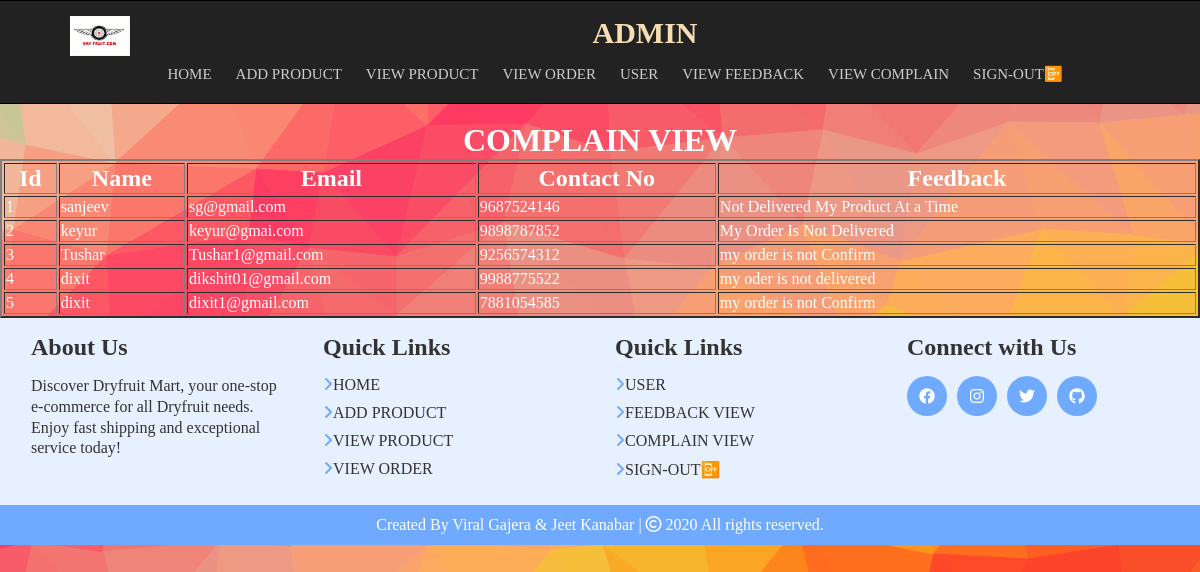
The page /admin/complaindisp.php (signed in) on the database its author committed.
### tables this page shows
CREATE TABLE `complain` (
  `id` int(11) NOT NULL,
  `name` varchar(50) NOT NULL,
  `email` varchar(50) NOT NULL,
  `cno` varchar(15) NOT NULL,
  `comment` varchar(500) NOT NULL
);

### admin/complaindisp.php (the view, shortened to what this page needs)
<?php
	include("header.php");
	echo "<br><body background='image/background.svg'><font color=white><h1 align=center>COMPLAIN VIEW</h1></font>";
	$cn=mysqli_connect("localhost","root","","online");
	$q = mysqli_query($cn,"select * from complain");
	echo "<table border=2 width=100%>";
	echo "<tr><td align=center><font size=+2  color=white><B>Id</td>
		<td align=center><font size=+2 color=white><B>Name</td>
		<td align=center><font size=+2 color=white><B>Email</td>
		<td align=center><font size=+2 color=white><B>Contact No</td>
		<td align=center><font size=+2 color=white><B>Feedback</td></tr>";
	while($r = mysqli_fetch_array($q))
	{
		echo "<tr style=color:white;><td>".$r[0]."</td><td>".$r[1]."</td><td>".$r[2]."</td><td>".$r[3]."</td><td>".$r[4]."</td>
		</tr>";	}
	echo "</table>";
?>
<?php include("footer.php");?>

### admin/style1.css (style rules this page uses)
* { margin: 0; }
body { margin: 0; }

### rows shown on the page
complain: id "1", name "sanjeev", email "sg@gmail.com", cno "9687524146", comment "Not Delivered My Product At a Time"
complain: id "2", name "keyur", email "keyur@gmai.com", cno "9898787852", comment "My Order Is Not Delivered"
complain: id "3", name "Tushar", email "Tushar1@gmail.com", cno "9256574312", comment "my order is not Confirm"
complain: id "4", name "dixit", email "dikshit01@gmail.com", cno "9988775522", comment "my oder is not delivered"
complain: id "5", name "dixit", email "dixit1@gmail.com", cno "7881054585", comment "my order is not Confirm"
